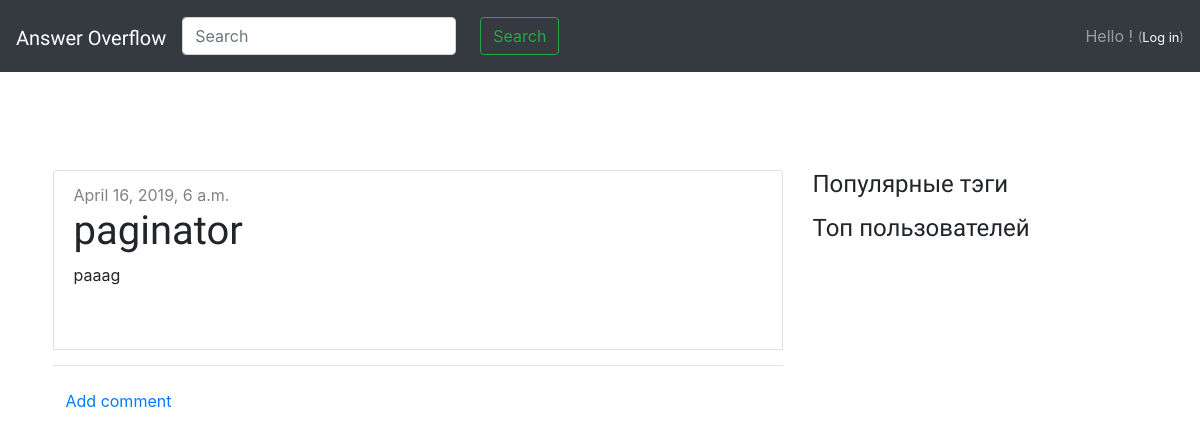
Page /post/6/ on the committed database.
### landing/models.py (models this page shows, shortened)
class Question(models.Model):
    author = models.ForeignKey(User, on_delete=models.CASCADE)
    title = models.CharField(max_length=200)
    text = models.TextField()
    likes = models.IntegerField(blank=True, null=True)
    dislikes = models.IntegerField(blank=True, null=True)
    created_date = models.DateTimeField(default=timezone.now)
    published_date = models.DateTimeField(blank=True, null=True)
    objects = ModelManager()

### landing/views.py (the view)
# urls.py: path('post/<int:pk>/', views.post_detail, name='post_detail'),
def post_detail(request, pk):
    post = get_object_or_404(Question, pk=pk)
    return render(request, 'web/post_detail.html', {'post': post})

### landing/templates/web/post_detail.html (shortened to what this page needs)
{% extends "web/base.html" %}
{% block content %}
      <li class="list-group-item">
              <div class="post">
                {% if post.published_date %}
                    <div class="date">
                        {{ post.published_date }}
                    </div>
                {% endif %}
                <h1>{{ post.title }}</h1>
                <p>{{ post.text|linebreaksbr }}</p>
              </div>
      </li>
        <hr>
    <a class="btn btn-default" href="{% url 'add_comment' pk=post.pk %}">Add comment</a>
{% endblock %}

### landing/static/css/base.css (style rules this page uses)
body { padding-left: 15px; }
h1, h2, h3, h4 { font-family: 'Itim', cursive; }
.date { color: #828282; margin-right: 10px; }
.post { margin-bottom: 50px; }

### landing/static/css/askme.css (style rules this page uses)
html { position: relative; min-height: 100%; }
body { margin-bottom: 60px; }

### rows in the picture
Question: published_date "April 16, 2019, 6 a.m.", title "paginator", text "paaag"
